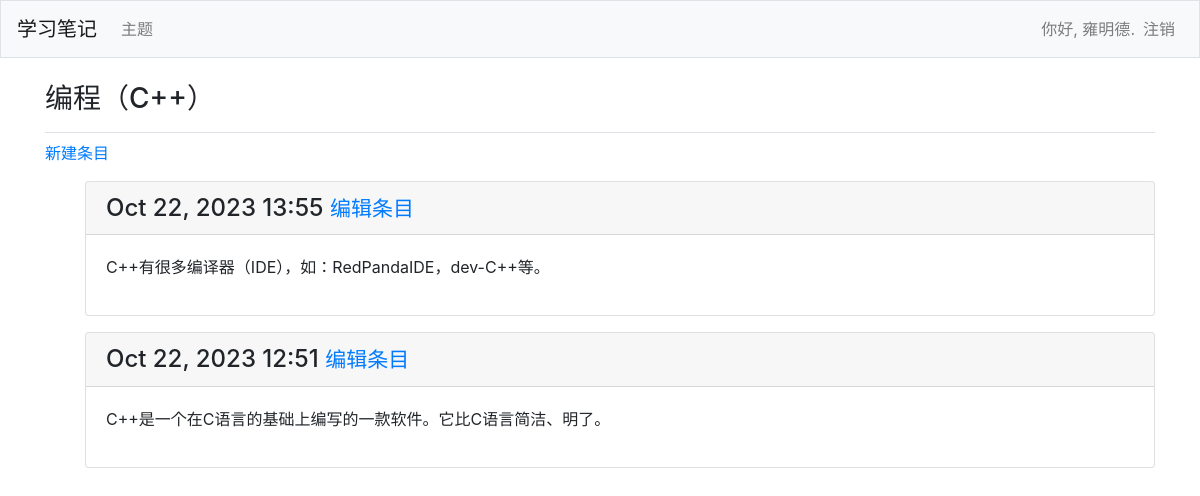
The page /topics/3/ (signed in) on the database its author committed.
### learning_logs/models.py (models this page shows, shortened)
class Topic(models.Model):
    text = models.CharField(max_length=200)
    date_added = models.DateTimeField(auto_now_add=True)
    owner = models.ForeignKey(User, on_delete=models.CASCADE)
    def __str__(self):
        return self.text

class Entry(models.Model):
    topic = models.ForeignKey(Topic, on_delete=models.CASCADE)
    text = models.TextField()
    date_added = models.DateTimeField(auto_now_add=True)
    class Meta:
        verbose_name_plural = 'entries'

### learning_logs/views.py (the view)
# urls.py: path('topics/<int:topic_id>/', views.topic, name='topic'),
@login_required
def topic(request, topic_id):
    topic = Topic.objects.get(id=topic_id)
    entries = topic.entry_set.order_by('-date_added')
    context = {'topic': topic, 'entries': entries}
    return render(request, 'learning_logs/topic.html', context)

### learning_logs/templates/learning_logs/topic.html
{% extends 'learning_logs/base.html' %}
{% block page_header %}
  <h3>{{ topic }}</h3>
{% endblock page_header %}
{% block content %}
  <p>
    <a href="{% url 'learning_logs:new_entry' topic.id %}">新建条目</a>
  </p>
  <ul>
  {% for entry in entries %}
    <div class="card mb-3">
      <h4 class="card-header">
        {{ entry.date_added|date:'M d, Y H:i' }}
        <small><a href="{% url 'learning_logs:edit_entry' entry.id %}">
            编辑条目</a></small>
      </h4>
      <div class="card-body">
        {{ entry.text|linebreaks }}
      </div>
    </div>
  {% empty %}
    <p>There are no entries for this topic yet.</p>
  {% endfor %}
{% endblock content %}

### learning_logs/templates/learning_logs/base.html (shortened to what this page needs)
{% load bootstrap4 %}
<!doctype html>
<html lang="en">
<head>
  {% bootstrap_css %}
</head>
<body>
  <nav class="navbar navbar-expand-md navbar-light bg-light mb-4 border">
    <a class="navbar-brand" href="{% url 'learning_logs:index'%}">
        学习笔记</a>
    <div class="collapse navbar-collapse" id="navbarCollapse">
      <ul class="navbar-nav mr-auto">
        <li class="nav-item">
          <a class="nav-link" href="{% url 'learning_logs:topics'%}">
              主题</a></li>
      </ul>
      <ul class="navbar-nav ml-auto">
        {% if user.is_authenticated %}
          <li class="nav-item">
            <span class="navbar-text"}">你好, {{ user.username }}.</span>
          </li>
          <li class="nav-item">
            <a class="nav-link" href="{% url 'users:logout' %}">注销</a>
          </li>
        {% else %}
          <li class="nav-item">
            <a class="nav-link" href="{% url 'users:register' %}">注册</a>
          </li>
          <li class="nav-item">
            <a class="nav-link" href="{% url 'users:login' %}">登录</a></li>
        {% endif %}
      </ul>
    </div>
  </nav>
  <main role="main" class="container">
    <div class="pb-2 mb-2 border-bottom">
      {% block page_header %}{% endblock page_header %}
    </div>
    <div>
      {% block content %}{% endblock content %}
    </div>
  </main>
</body>
</html>

### rows shown on the page
Topic: text "编程（C++）"
Entry: date_added "Oct 22, 2023 13:55", text "C++有很多编译器（IDE），如：RedPandaIDE，dev-C++等。"
Entry: date_added "Oct 22, 2023 12:51", text "C++是一个在C语言的基础上编写的一款软件。它比C语言简洁、明了。"

### other values the page prints
{{ user.username }} "雍明德"
